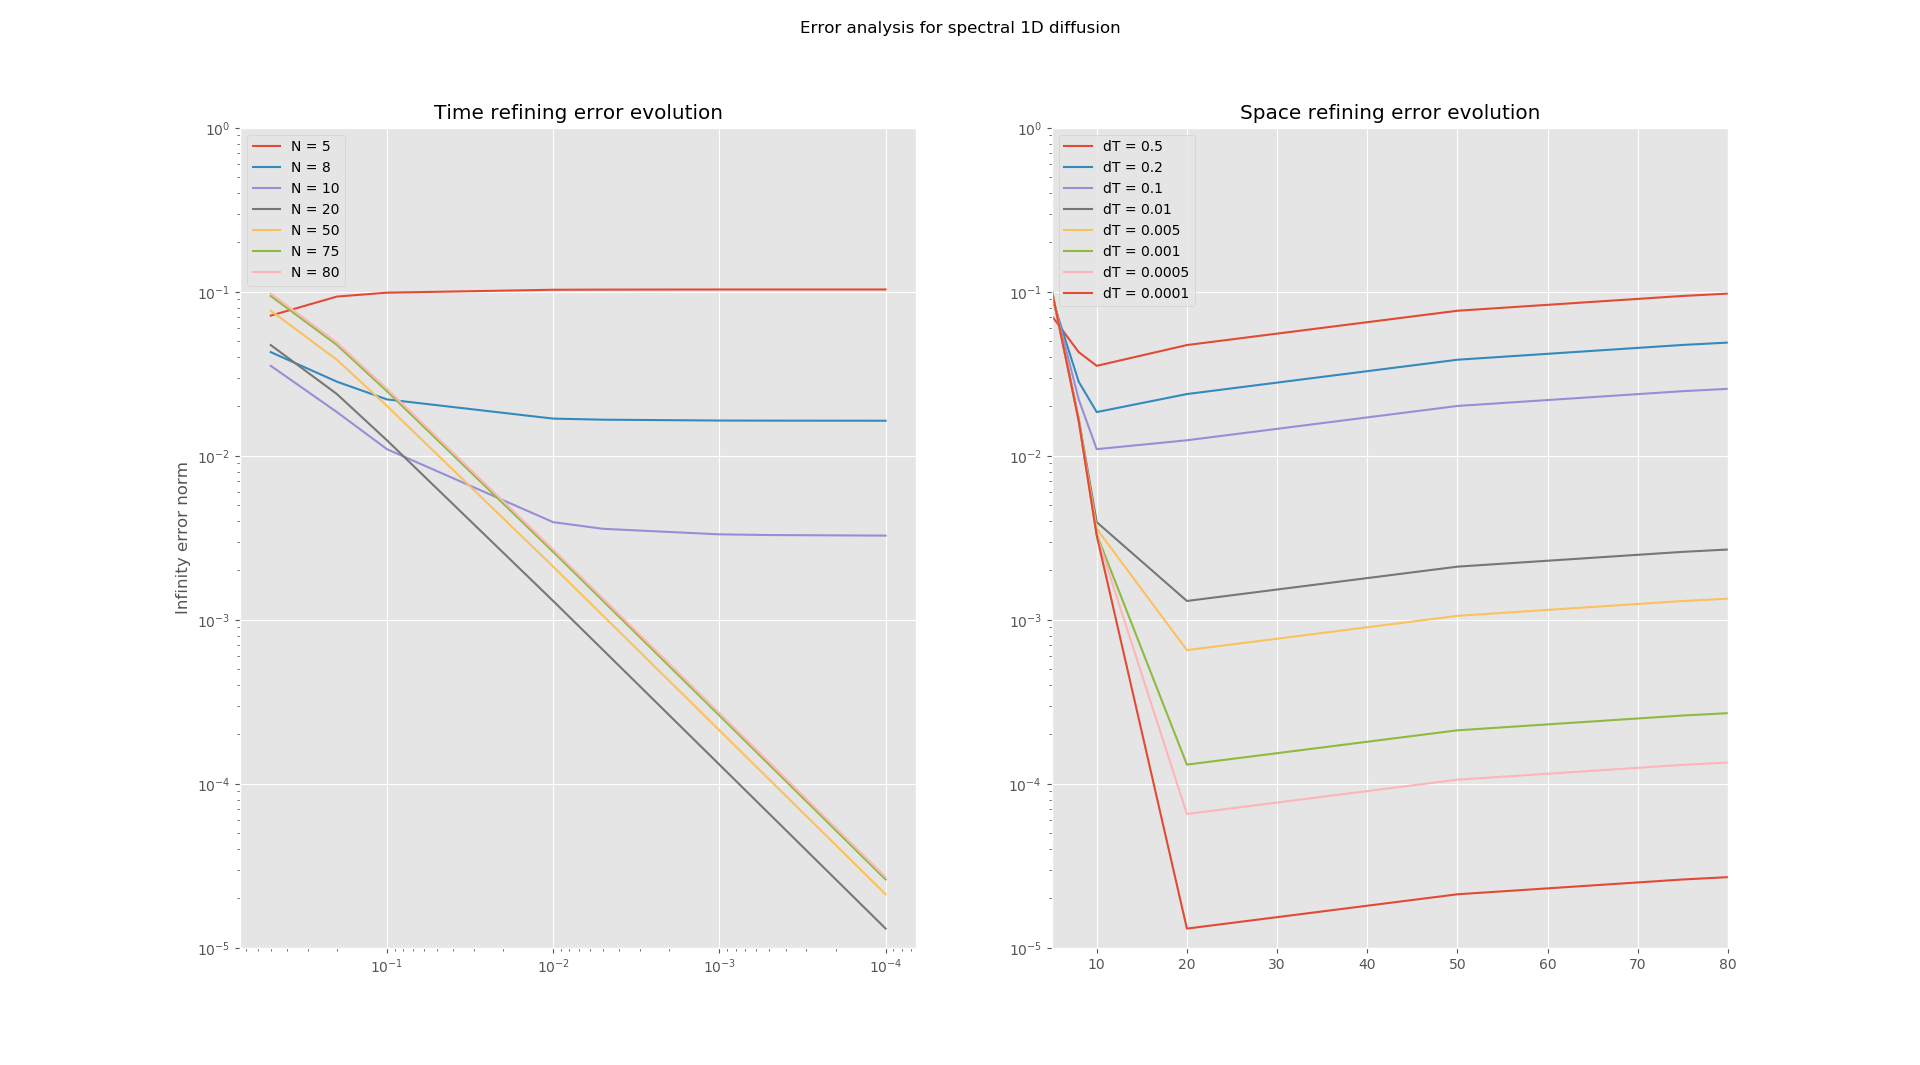

Write the Python code that produced this figure.
#!/usr/bin/env python3
# -*- coding: utf-8 -*-
"""
Script that compares the results from the spectral method (single domain), with
different spatial and temporal discretizations
@author: Antonio Preziosi-Ribero
CFD - Pontificia Universidad Javeriana
"""


# Importing the functions that calculate with different discretizations
from main_f import spectral1D


# Importing libraries to plot
import numpy as np
import matplotlib.pyplot as plt
from matplotlib import style


# Declaring variables to be run and then plotted
dT = np.array([0.5, 0.2, 0.1, 0.01, 0.005, 0.001, 0.0005, 0.0001])
Nx = np.array([5, 8, 10, 20, 50, 75, 80])

# Matrix to store maximum errors of each run
MD = np.zeros((np.size(dT), np.size(Nx)))

# Looping to find maximum error of each run
for i in range(0, np.size(dT)):
    
    for j in range(0, np.size(Nx)):
        
        MD[i, j] = np.max(spectral1D(Nx[j], dT[i]))


# Plotting the error curves for each Sx
plt.figure(1, figsize=(11, 8.5))
style.use('ggplot')        

plt.subplot(1, 2, 1)
for i in range(0, len(Nx)):
    line1 = plt.loglog(dT, MD[:, i], label= "N = " + str(Nx[i]))
    plt.xlim([np.min(Nx), np.max(Nx)])
    plt.ylim([1e-5, 1e0])
    plt.ylabel(r'Infinity error norm')
    plt.legend(loc=2)
    plt.title('Time refining error evolution') 

#
for i in range(0, len(dT)):
    plt.subplot(1, 2, 2)
    line1 = plt.semilogy(Nx, MD[i,:], label = 'dT = ' + str(dT[i]))
    plt.xlim([np.min(Nx), np.max(Nx)])
    plt.ylim([1e-5, 1e0])
    plt.legend(loc=2)
    plt.title('Space refining error evolution')
#

plt.suptitle('Error analysis for spectral 1D diffusion')
